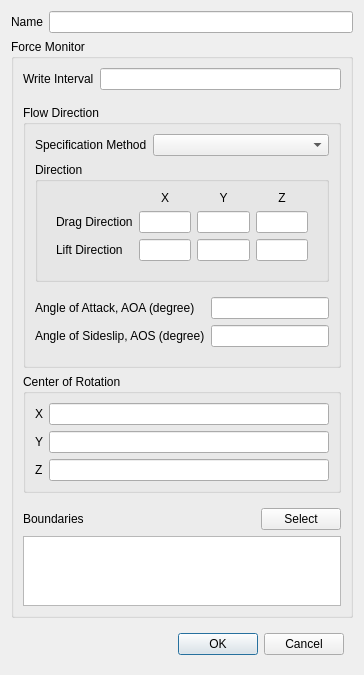
<?xml version="1.0" encoding="UTF-8"?>
<ui version="4.0">
 <class>ForceDialog</class>
 <widget class="QDialog" name="ForceDialog">
  <property name="geometry">
   <rect>
    <x>0</x>
    <y>0</y>
    <width>364</width>
    <height>647</height>
   </rect>
  </property>
  <property name="windowTitle">
   <string>Force Monitor</string>
  </property>
  <layout class="QVBoxLayout" name="verticalLayout_2">
   <item>
    <widget class="QWidget" name="nameWidget" native="true">
     <layout class="QFormLayout" name="formLayout_6">
      <property name="leftMargin">
       <number>0</number>
      </property>
      <property name="topMargin">
       <number>0</number>
      </property>
      <property name="rightMargin">
       <number>0</number>
      </property>
      <property name="bottomMargin">
       <number>0</number>
      </property>
      <item row="0" column="0">
       <widget class="QLabel" name="label_1">
        <property name="text">
         <string>Name</string>
        </property>
       </widget>
      </item>
      <item row="0" column="1">
       <widget class="MonitorNameEdit" name="name"/>
      </item>
     </layout>
    </widget>
   </item>
   <item>
    <widget class="QGroupBox" name="monitor">
     <property name="title">
      <string>Force Monitor</string>
     </property>
     <layout class="QVBoxLayout" name="verticalLayout">
      <item>
       <widget class="QWidget" name="widget_3" native="true">
        <layout class="QFormLayout" name="formLayout">
         <property name="leftMargin">
          <number>0</number>
         </property>
         <property name="topMargin">
          <number>0</number>
         </property>
         <property name="rightMargin">
          <number>0</number>
         </property>
         <property name="bottomMargin">
          <number>9</number>
         </property>
         <item row="0" column="0">
          <widget class="QLabel" name="label_2">
           <property name="text">
            <string>Write Interval</string>
           </property>
          </widget>
         </item>
         <item row="0" column="1">
          <widget class="FloatEdit" name="writeInterval">
           <property name="text">
            <string/>
           </property>
          </widget>
         </item>
        </layout>
       </widget>
      </item>
      <item>
       <widget class="QGroupBox" name="groupBox_2">
        <property name="title">
         <string>Flow Direction</string>
        </property>
        <layout class="QVBoxLayout" name="verticalLayout_4">
         <item>
          <widget class="QWidget" name="widget_4" native="true">
           <layout class="QFormLayout" name="formLayout_2">
            <property name="leftMargin">
             <number>0</number>
            </property>
            <property name="topMargin">
             <number>0</number>
            </property>
            <property name="rightMargin">
             <number>0</number>
            </property>
            <property name="bottomMargin">
             <number>0</number>
            </property>
            <item row="0" column="0">
             <widget class="QLabel" name="label_4">
              <property name="text">
               <string>Specification Method</string>
              </property>
             </widget>
            </item>
            <item row="0" column="1">
             <widget class="EnumComboBox" name="specificationMethod"/>
            </item>
           </layout>
          </widget>
         </item>
         <item>
          <widget class="QGroupBox" name="direction">
           <property name="title">
            <string>Direction</string>
           </property>
           <layout class="QVBoxLayout" name="verticalLayout_5">
            <item>
             <widget class="QWidget" name="widget_5" native="true">
              <layout class="QGridLayout" name="gridLayout">
               <property name="topMargin">
                <number>0</number>
               </property>
               <item row="0" column="3">
                <widget class="QLabel" name="label_5">
                 <property name="text">
                  <string>Z</string>
                 </property>
                 <property name="alignment">
                  <set>Qt::AlignmentFlag::AlignCenter</set>
                 </property>
                </widget>
               </item>
               <item row="0" column="1">
                <widget class="QLabel" name="label_6">
                 <property name="text">
                  <string>X</string>
                 </property>
                 <property name="alignment">
                  <set>Qt::AlignmentFlag::AlignCenter</set>
                 </property>
                </widget>
               </item>
               <item row="1" column="1">
                <widget class="FloatEdit" name="dragDirectionX"/>
               </item>
               <item row="0" column="2">
                <widget class="QLabel" name="label_10">
                 <property name="text">
                  <string>Y</string>
                 </property>
                 <property name="alignment">
                  <set>Qt::AlignmentFlag::AlignCenter</set>
                 </property>
                </widget>
               </item>
               <item row="1" column="3">
                <widget class="FloatEdit" name="dragDirectionZ"/>
               </item>
               <item row="1" column="2">
                <widget class="FloatEdit" name="dragDirectionY"/>
               </item>
               <item row="1" column="0">
                <widget class="QLabel" name="label_11">
                 <property name="text">
                  <string>Drag Direction</string>
                 </property>
                </widget>
               </item>
               <item row="2" column="0">
                <widget class="QLabel" name="label_12">
                 <property name="text">
                  <string>Lift Direction</string>
                 </property>
                </widget>
               </item>
               <item row="2" column="1">
                <widget class="FloatEdit" name="liftDirectionX"/>
               </item>
               <item row="2" column="2">
                <widget class="FloatEdit" name="liftDirectionY"/>
               </item>
               <item row="2" column="3">
                <widget class="FloatEdit" name="liftDirectionZ"/>
               </item>
              </layout>
             </widget>
            </item>
           </layout>
          </widget>
         </item>
         <item>
          <widget class="QWidget" name="angles" native="true">
           <layout class="QFormLayout" name="formLayout_4">
            <property name="leftMargin">
             <number>0</number>
            </property>
            <property name="rightMargin">
             <number>0</number>
            </property>
            <item row="0" column="0">
             <widget class="QLabel" name="label_22">
              <property name="text">
               <string>Angle of Attack, AOA (degree)</string>
              </property>
             </widget>
            </item>
            <item row="0" column="1">
             <widget class="BatchableFloatEdit" name="AoA"/>
            </item>
            <item row="1" column="0">
             <widget class="QLabel" name="label_23">
              <property name="text">
               <string>Angle of Sideslip, AOS (degree)</string>
              </property>
             </widget>
            </item>
            <item row="1" column="1">
             <widget class="BatchableFloatEdit" name="AoS"/>
            </item>
           </layout>
          </widget>
         </item>
        </layout>
       </widget>
      </item>
      <item>
       <widget class="QWidget" name="widget_2" native="true">
        <layout class="QVBoxLayout" name="verticalLayout_3">
         <property name="leftMargin">
          <number>0</number>
         </property>
         <property name="topMargin">
          <number>0</number>
         </property>
         <property name="rightMargin">
          <number>0</number>
         </property>
         <item>
          <widget class="QGroupBox" name="groupBox_5">
           <property name="title">
            <string>Center of Rotation</string>
           </property>
           <layout class="QFormLayout" name="formLayout_5">
            <item row="0" column="0">
             <widget class="QLabel" name="label_14">
              <property name="text">
               <string>X</string>
              </property>
             </widget>
            </item>
            <item row="0" column="1">
             <widget class="FloatEdit" name="centerOfRotationX"/>
            </item>
            <item row="1" column="0">
             <widget class="QLabel" name="label_15">
              <property name="text">
               <string>Y</string>
              </property>
             </widget>
            </item>
            <item row="1" column="1">
             <widget class="FloatEdit" name="centerOfRotationY"/>
            </item>
            <item row="2" column="0">
             <widget class="QLabel" name="label_16">
              <property name="text">
               <string>Z</string>
              </property>
             </widget>
            </item>
            <item row="2" column="1">
             <widget class="FloatEdit" name="centerOfRotationZ"/>
            </item>
           </layout>
          </widget>
         </item>
        </layout>
       </widget>
      </item>
      <item>
       <widget class="QWidget" name="widget" native="true">
        <layout class="QHBoxLayout" name="horizontalLayout">
         <property name="leftMargin">
          <number>0</number>
         </property>
         <property name="topMargin">
          <number>0</number>
         </property>
         <property name="rightMargin">
          <number>0</number>
         </property>
         <property name="bottomMargin">
          <number>0</number>
         </property>
         <item>
          <widget class="QLabel" name="label_17">
           <property name="text">
            <string>Boundaries</string>
           </property>
          </widget>
         </item>
         <item>
          <spacer name="horizontalSpacer">
           <property name="orientation">
            <enum>Qt::Orientation::Horizontal</enum>
           </property>
           <property name="sizeHint" stdset="0">
            <size>
             <width>123</width>
             <height>20</height>
            </size>
           </property>
          </spacer>
         </item>
         <item>
          <widget class="QPushButton" name="select">
           <property name="text">
            <string>Select</string>
           </property>
          </widget>
         </item>
        </layout>
       </widget>
      </item>
      <item>
       <widget class="QListWidget" name="boundaries">
        <property name="selectionMode">
         <enum>QAbstractItemView::SelectionMode::MultiSelection</enum>
        </property>
       </widget>
      </item>
     </layout>
    </widget>
   </item>
   <item>
    <widget class="QWidget" name="widget_6" native="true">
     <layout class="QHBoxLayout" name="horizontalLayout_3">
      <item>
       <spacer name="horizontalSpacer_2">
        <property name="orientation">
         <enum>Qt::Orientation::Horizontal</enum>
        </property>
        <property name="sizeHint" stdset="0">
         <size>
          <width>208</width>
          <height>20</height>
         </size>
        </property>
       </spacer>
      </item>
      <item>
       <widget class="QPushButton" name="ok">
        <property name="text">
         <string>OK</string>
        </property>
        <property name="default">
         <bool>true</bool>
        </property>
       </widget>
      </item>
      <item>
       <widget class="QPushButton" name="cancel">
        <property name="text">
         <string>Cancel</string>
        </property>
       </widget>
      </item>
     </layout>
    </widget>
   </item>
  </layout>
 </widget>
 <customwidgets>
  <customwidget>
   <class>EnumComboBox</class>
   <extends>QComboBox</extends>
   <header>widgets.enum_combo_box</header>
  </customwidget>
  <customwidget>
   <class>MonitorNameEdit</class>
   <extends>QLineEdit</extends>
   <header>widgets.typed_edit</header>
  </customwidget>
  <customwidget>
   <class>FloatEdit</class>
   <extends>QLineEdit</extends>
   <header location="global">widgets.typed_edit</header>
  </customwidget>
  <customwidget>
   <class>BatchableFloatEdit</class>
   <extends>QLineEdit</extends>
   <header location="global">baramFlow.view.widgets.batchable_float_edit</header>
  </customwidget>
 </customwidgets>
 <tabstops>
  <tabstop>name</tabstop>
  <tabstop>writeInterval</tabstop>
  <tabstop>specificationMethod</tabstop>
  <tabstop>dragDirectionX</tabstop>
  <tabstop>dragDirectionY</tabstop>
  <tabstop>dragDirectionZ</tabstop>
  <tabstop>liftDirectionX</tabstop>
  <tabstop>liftDirectionY</tabstop>
  <tabstop>liftDirectionZ</tabstop>
  <tabstop>AoA</tabstop>
  <tabstop>AoS</tabstop>
  <tabstop>centerOfRotationX</tabstop>
  <tabstop>centerOfRotationY</tabstop>
  <tabstop>centerOfRotationZ</tabstop>
  <tabstop>select</tabstop>
  <tabstop>boundaries</tabstop>
 </tabstops>
 <resources/>
 <connections>
  <connection>
   <sender>cancel</sender>
   <signal>clicked()</signal>
   <receiver>ForceDialog</receiver>
   <slot>reject()</slot>
   <hints>
    <hint type="sourcelabel">
     <x>308</x>
     <y>611</y>
    </hint>
    <hint type="destinationlabel">
     <x>181</x>
     <y>320</y>
    </hint>
   </hints>
  </connection>
 </connections>
</ui>
